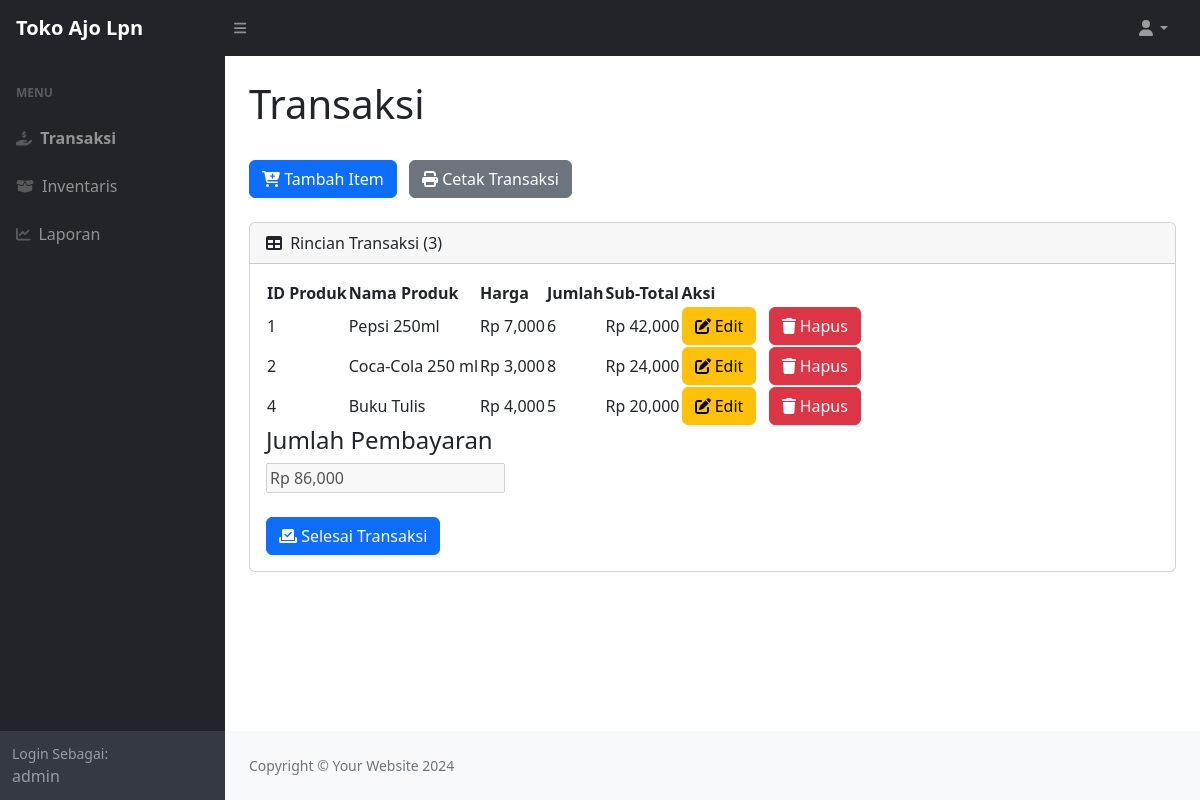
Screenshot of /tokoajo/index.php (signed in) with the database file from the repository.
### tables this page shows
CREATE TABLE `idtransaksi` (
  `nomor` int(11) NOT NULL,
  `idtransaksii` int(11) NOT NULL
);

CREATE TABLE `detail_transaksi` (
  `id_detail` int(11) NOT NULL,
  `idtransaksii` int(11) NOT NULL,
  `idproduk` int(11) NOT NULL,
  `namaproduk` varchar(60) NOT NULL,
  `harga` int(11) NOT NULL,
  `jumlah` int(11) NOT NULL,
  `sub_total` int(11) NOT NULL
);

### tokoajo/function.php (called while the page is built, shortened)
<?php
$dbhost = "localhost";
$dbuser = "root";
$dbpass = "";
$dbname = "retail";
$koneksi = mysqli_connect($dbhost,$dbuser,$dbpass,$dbname);
$query = "SELECT * FROM idtransaksi ORDER BY nomor DESC LIMIT 1";
$hasilidtransaksii = mysqli_query($koneksi, $query);
$pidtransaksii=mysqli_fetch_array($hasilidtransaksii);
$idtransaksii=$pidtransaksii['idtransaksii'];
?>

### tokoajo/index.php (the view, shortened to what this page needs)
<?php
require 'function.php';
?>
<!DOCTYPE html>
<html lang="en">
    <head>
        <link href="https://cdn.jsdelivr.net/npm/simple-datatables@7.1.2/dist/style.min.css" rel="stylesheet" />
        <link href="css/styles.css" rel="stylesheet" />
    </head>
    <body class="sb-nav-fixed">
        <nav class="sb-topnav navbar navbar-expand navbar-dark bg-dark">
            <a class="navbar-brand ps-3" href="index.php"><b>Toko Ajo Lpn</b></a>
            <button class="btn btn-link btn-sm order-1 order-lg-0 me-4 me-lg-0" id="sidebarToggle" href="#!"><i class="fas fa-bars"></i></button>
            <ul class="navbar-nav ms-auto ms-md-0 me-3 me-lg-4">
                <li class="nav-item dropdown">
                <a class="nav-link dropdown-toggle" id="navbarDropdown" href="#" role="button" data-bs-toggle="dropdown" aria-expanded="false"><i class="fas fa-user fa-fw"></i></a>
                </li>
            </ul>
        </nav>
        <div id="layoutSidenav">
            <div id="layoutSidenav_nav">
                <nav class="sb-sidenav accordion sb-sidenav-dark" id="sidenavAccordion">
                    <div class="sb-sidenav-menu">
                        <div class="nav">
                            <div class="sb-sidenav-menu-heading">Menu</div>
                            <a class="nav-link" href="index.php">
                                <div class="sb-nav-link-icon"><i class="fa-solid fa-hand-holding-dollar"></i></div>
                                <b>Transaksi</b>
                            </a>
                            <a class="nav-link" href="inventaris.php">
                                <div class="sb-nav-link-icon"><i class="fa-solid fa-box-open"></i></div>
                                Inventaris
                            </a>
                            <a class="nav-link" href="laporan.php">
                                <div class="sb-nav-link-icon"><i class="fa-solid fa-chart-line"></i></div>
                                Laporan
                            </a>
                        </div>
                    </div>
                    <div class="sb-sidenav-footer">
                    <?php
                        $username = $_SESSION['username'];
                        ?>
                        <div class="small">Login Sebagai:</div>
                        <?=$username;?>
                    </div>
                </nav>
            </div>
            <div id="layoutSidenav_content">
                <main>
                    <div class="container-fluid px-4">
                        <h1 class="mt-4">Transaksi</h1>
                        <br>
                        <button type="button" class="btn btn-primary me-2" data-bs-toggle="modal" data-bs-target="#myModal">
                        <i class="fa-solid fa-cart-plus"></i> Tambah Item
                        </button>
                        <a href="cetaktransaksi.php" class="btn btn-secondary" target="_blank">
                        <i class="fa-solid fa-print"></i> Cetak Transaksi</a>
                             <br><br>
                        <div class="card mb-4">
                            <div class="card-header">
                            <i class="fas fa-table me-1"></i>
                            Rincian Transaksi (<?=$idtransaksii;?>)
                            </div>
                            <div class="card-body">
                                <table id="datatablesSimple">
                                    <thead>
                                        <tr>
                                            <th>ID Produk</th>
                                            <th>Nama Produk</th>
                                            <th>Harga</th>
                                            <th>Jumlah</th>
                                            <th>Sub-Total</th>
                                            <th>Aksi</th>
                                        </tr>
                                    </thead>
                                    <tbody>
                                       <?php
                                       $get = mysqli_query($koneksi,"SELECT * FROM detail_transaksi WHERE idtransaksii = (SELECT idtransaksii FROM idtransaksi ORDER BY nomor DESC LIMIT 1);");
                                       $jumlahtransaksikasir=0;
                                       $tulisanjumlahtransaksikasir="Rp 0";
                                       while ($p=mysqli_fetch_array($get)){
                                        $idproduk=$p['idproduk'];
                                        $namaproduk=$p['namaproduk'];
                                        $harga=$p['harga'];
                                        $jumlah=$p['jumlah'];
                                        $subtotal=$harga*$jumlah;
                                        $jumlahtransaksikasir+=$subtotal;
                                        $numjumlahtransaksikasir=number_format($jumlahtransaksikasir);
                                        $tulisanjumlahtransaksikasir="Rp " . (string)$numjumlahtransaksikasir;
                                       ?>
                                            <tr>
                                                <td><?=$idproduk;?></td>
                                                <td><?=$namaproduk;?></td>
                                                <td>Rp <?=number_format($harga);?></td>
                                                <td><?=number_format($jumlah);?></td>
                                                <td>Rp <?=number_format($subtotal);?></td>
                                                <td>
                                            <button type="button" class="btn btn-warning me-2" data-bs-toggle="modal" data-bs-target="#edit<?=$idproduk;?>">
                                            <i class="fa-solid fa-pen-to-square"></i> Edit
                                            </button>
                                            <button type="button" class="btn btn-danger" data-bs-toggle="modal" data-bs-target="#hapus<?=$idproduk;?>">
                                            <i class="fa-solid fa-trash"></i> Hapus
                                            </button>
                                            </td>
                                            </tr>
                                       <?php
                                       };
                                       ?>
                                    </tbody>
                                </table>
                                <form method="post">
                                <h4>Jumlah Pembayaran</h4>
                                <input type="text" name="tulisanjumlahtransaksi" value="<?=$tulisanjumlahtransaksikasir;?>"disabled>
                                <br>
                                <br>
                                <button type="submit" class="btn btn-primary" name="tambahlaporantransaksi">
                                <i class="fa-solid fa-check-to-slot"></i> Selesai Transaksi</button>
                                </form>
                            </div>
                        </div>
                    </div>
                </main>
                <footer class="py-4 bg-light mt-auto">
                    <div class="container-fluid px-4">
                        <div class="d-flex align-items-center justify-content-between small">
                            <div class="text-muted">Copyright &copy; Your Website 2024</div>
                        </div>
                    </div>
                </footer>
            </div>
        </div>
    </body>
</html>

### rows the page displays
idtransaksi: idtransaksii "3"
detail_transaksi: idproduk "1", namaproduk "Pepsi 250ml", harga "7,000", jumlah "6", subtotal "42,000"
detail_transaksi: idproduk "2", namaproduk "Coca-Cola 250 ml", harga "3,000", jumlah "8", subtotal "24,000"
detail_transaksi: idproduk "4", namaproduk "Buku Tulis", harga "4,000", jumlah "5", subtotal "20,000"

### other values shown
$username "admin"
